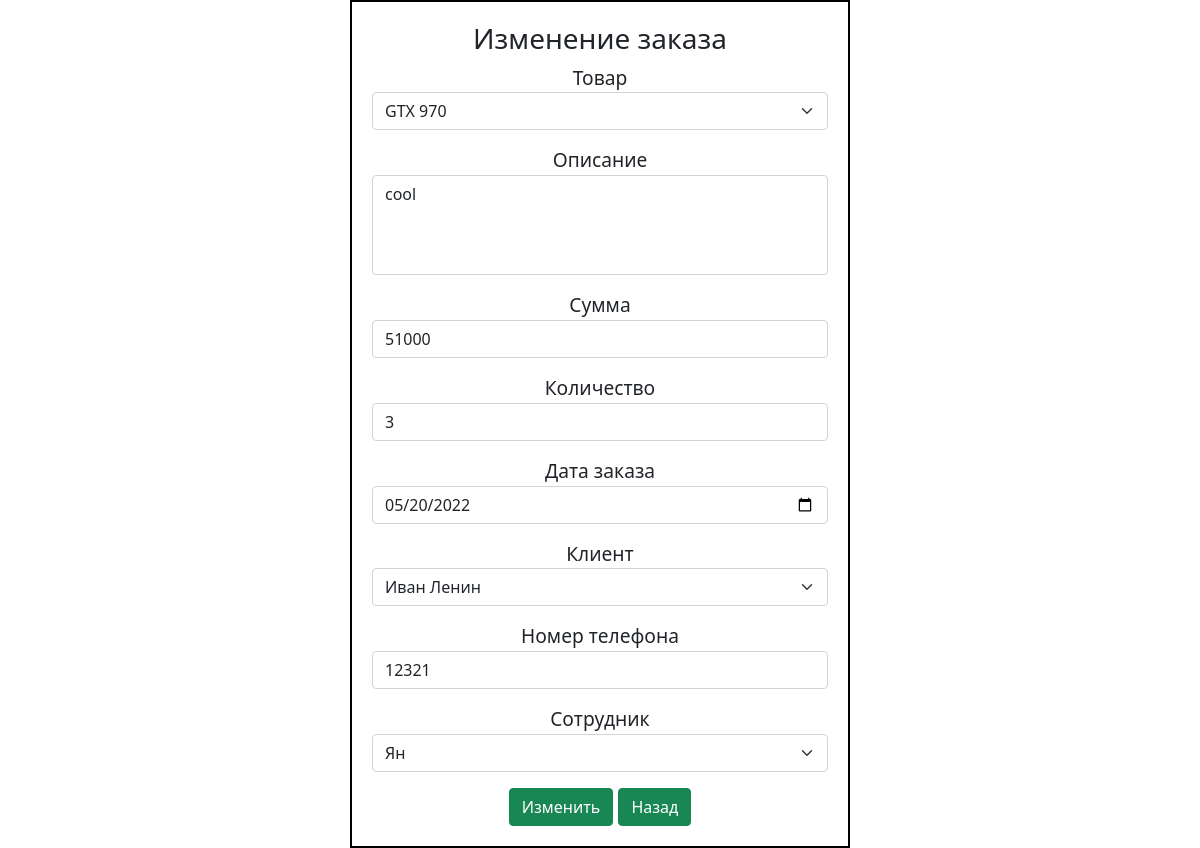
/update_orders.php?id=34, run on the app's committed database.
### tables this page shows
CREATE TABLE `orders` (
  `id` int(11) NOT NULL,
  `id_product` int(11) DEFAULT NULL,
  `description` text,
  `summ` int(11) DEFAULT NULL,
  `col` int(11) DEFAULT NULL,
  `date_order` date DEFAULT NULL,
  `id_client` int(11) DEFAULT NULL,
  `phone_number` int(11) DEFAULT NULL,
  `id_employee` int(11) DEFAULT NULL
);

CREATE TABLE `products` (
  `id` int(11) NOT NULL,
  `name` varchar(255) DEFAULT NULL,
  `price` bigint(11) DEFAULT NULL,
  `col` int(11) DEFAULT NULL,
  `description` text,
  `id_product_group` int(11) DEFAULT NULL
);

### update_orders.php (the view, shortened to what this page needs)
<?php
    require_once 'config/connect.php';
    $order_id = $_GET['id'];
    $order = mysqli_query($connect, "SELECT orders.id, products.name as product_name, products.description, summ, orders.col, date_order, clients.name as client_name, orders.phone_number, employees.full_name From orders, products, clients, employees WHERE orders.id_product = products.id and orders.id_client = clients.id and orders.id_employee = employees.id and orders.id = '$order_id'");
    $employee =  mysqli_query($connect, "SELECT id, full_name From employees");
    $client =  mysqli_query($connect, "SELECT id, name From clients");
    $products =  mysqli_query($connect, "SELECT id, name From products");
    $order = mysqli_fetch_assoc($order);
    $employee = mysqli_fetch_all($employee);
    $client = mysqli_fetch_all($client);
    $products = mysqli_fetch_all($products);
?>
<!doctype html>
<html lang="en">
<head>
    <link rel="stylesheet" type="text/css" href="https://cdn.jsdelivr.net/npm/bootstrap@5.1.3/dist/css/bootstrap.min.css">
</head>
<body>
    <div class="space space3">
        <h3>Изменение заказа</h3>
        <form action="vendor/update_orders.php" method="post">
            <big><p>Товар
                    <select class="form-select" name="product" id="country">
                      <?php
                         foreach($products as $val){
                            if ($order['product_name'] == $val[1])
                            {
                                echo '<option value='. $val[0] .' ' . selected . ' >'. $val[1] .'</option>';
                            }
                            else
                            {
                                echo '<option value='. $val[0] .' ' . ' >'. $val[1] .'</option>';
                            }
                         }
                       ?>
                    </select></p>
            <p>Описание
            <textarea class="form-control textarea" name="description"><?= $order['description'] ?></textarea></p>
            <p>Сумма
            <input class="form-control" type="number" name="summ" value="<?= $order['summ'] ?>"></p>
            <p>Количество
            <input class="form-control" type="number" name="col" value="<?= $order['col'] ?>"></p>
            <p>Дата заказа
            <input class="form-control" type="date" name="date_order" value="<?= $order['date_order'] ?>"></p>
            <p>Клиент
            <select class="form-select" name="client" id="country">
                      <?php
                         foreach($client as $val){
                            if ($order['client_name'] == $val[1])
                            {
                                echo '<option value='. $val[0] .' ' . selected . ' >'. $val[1] .'</option>';
                            }
                            else
                            {
                                echo '<option value='. $val[0] .' ' . ' >'. $val[1] .'</option>';
                            }
                         }
                       ?>
                    </select></p>
            <p>Номер телефона
            <input class="form-control" type="number" name="phone_number" value="<?= $order['phone_number'] ?>"></p>
            <p>Сотрудник
            <select class="form-select" name="employee" id="country">
                      <?php
                         foreach($employee as $val){
                            if ($order['full_name'] == $val[1])
                            {
                                echo '<option value='. $val[0] .' ' . selected . ' >'. $val[1] .'</option>';
                            }
                            else
                            {
                                echo '<option value='. $val[0] .' ' . ' >'. $val[1] .'</option>';
                            }
                         }
                       ?>
                    </select></p>
            <button class="btn btn-success" type="submit">Изменить</button>
            <button class="btn btn-success" type="button" onclick="window.history.back()">Назад</button>
        </form>
    </div>
</body>
</html>

### update_orders.php (style rules this page uses)
.space { padding: 20px; background: white; border: 2px solid black; margin-left: 10px; width: 400px; text-align: center; text-size: 20px }
.space3 { margin: 0 auto; width: 500px; }
.textarea { resize: none; height: 100px; }

### data on the page
orders: description "cool", summ "51000", col "3", date_order "05/20/2022", phone_number "12321"

### other printed values
form field product "GTX 970"
form field client "Иван Ленин"
form field employee "Ян"
